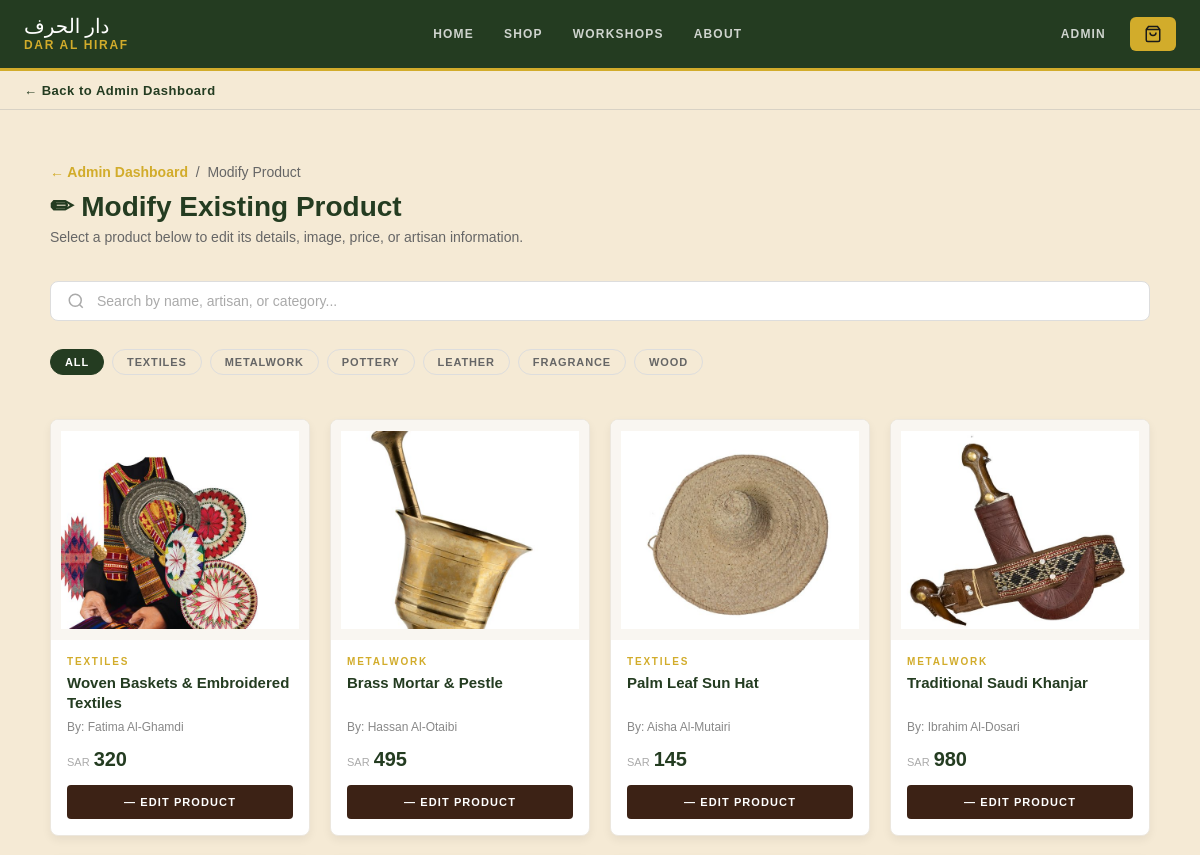
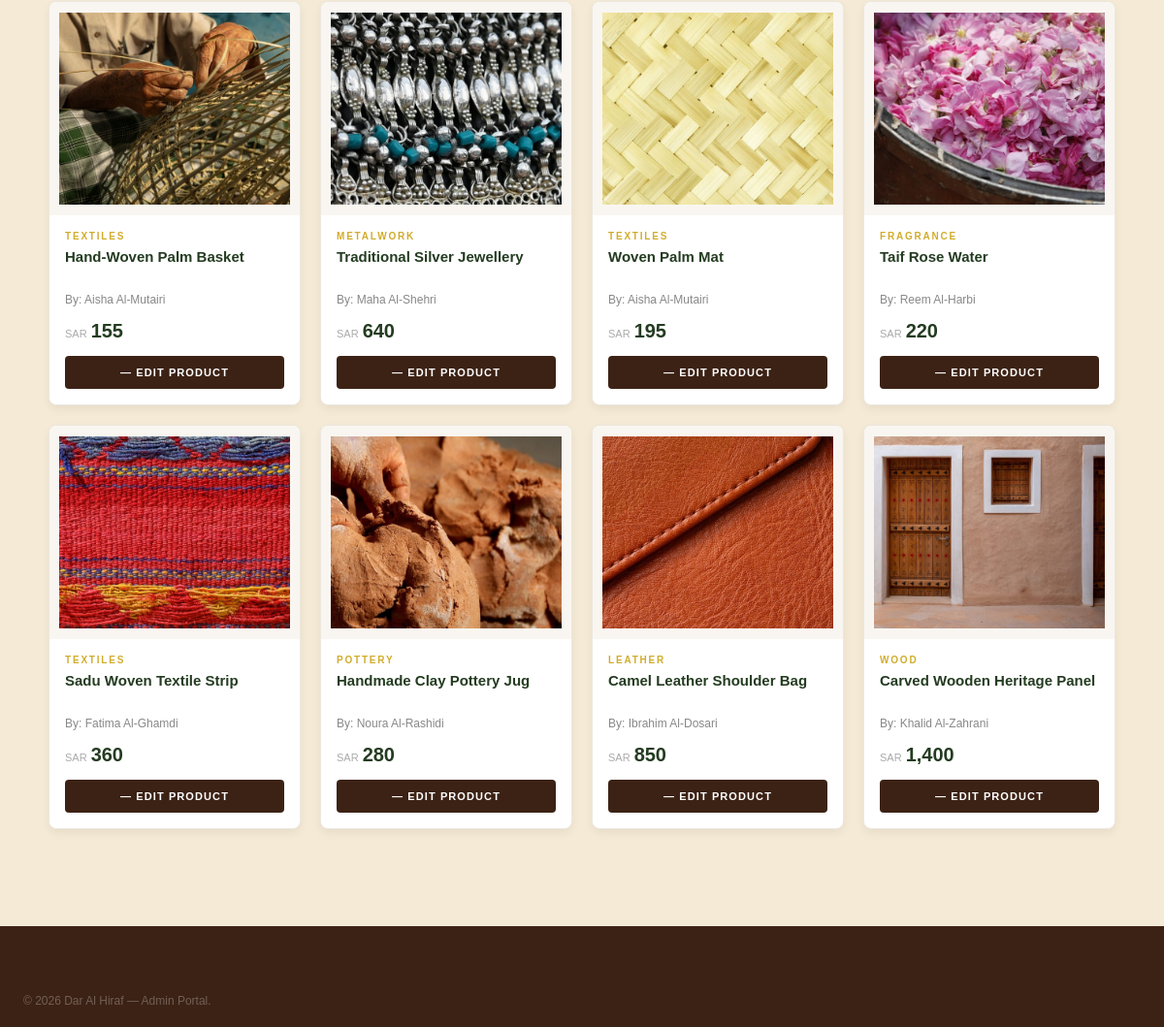
Screenshot of /admin-modify-product.php (signed in) with the database file from the repository (2 pictures, top to bottom).
### tables this page shows
CREATE TABLE products (
    pid          INT PRIMARY KEY AUTO_INCREMENT,
    name         VARCHAR(255) NOT NULL,
    category     VARCHAR(100) NOT NULL,
    description  TEXT,
    material     VARCHAR(255),
    price        DECIMAL(10,2) NOT NULL,
    artisan      VARCHAR(255) NOT NULL,
    image        VARCHAR(500) NOT NULL,
    quantity     INT DEFAULT NULL,
    location     VARCHAR(255),
    duration     VARCHAR(50),
    sessions     TEXT,
    seats        INT DEFAULT NULL,
    admin_id     INT,
    FOREIGN KEY (admin_id) REFERENCES admins(admin_id) ON DELETE SET NULL
);

### admin-modify-product.php (the view, shortened to what this page needs)
<?php
require 'db.php';
$products = $pdo->query("SELECT * FROM products WHERE category != 'Workshop' ORDER BY pid ASC")->fetchAll();
?>
<!DOCTYPE html>
<html lang="en">
<head>
  <link rel="stylesheet" href="style.css" />
</head>
<body>
<nav class="navbar" aria-label="Main navigation">
  <div class="navbar-inner">
    <a href="index.php" class="navbar-logo">
      <span class="logo-ar" lang="ar">دار الحرف</span>
      <span class="logo-en">Dar Al Hiraf</span>
    </a>
    <div class="navbar-nav">
      <a href="index.php">Home</a>
      <a href="shop.php">Shop</a>
      <a href="workshops.php">Workshops</a>
      <a href="about.html">About</a>
    </div>
    <div class="navbar-right">
      <a id="adminNavLink" href="admin-dashboard.php" class="navbar-admin-link">Admin</a>
      <a href="checkout.php" class="navbar-cart-btn" id="cartBtn" aria-label="View cart">
        <svg viewBox="0 0 24 24" aria-hidden="true" width="18" height="18" stroke="#1a1a1a" fill="none" stroke-width="2"><path d="M6 2L3 6v14a2 2 0 002 2h14a2 2 0 002-2V6l-3-4z"/><line x1="3" y1="6" x2="21" y2="6"/><path d="M16 10a4 4 0 01-8 0"/></svg>
      </a>
    </div>
  </div>
</nav>
<div class="back-bar">
  <div class="container">
    <a href="admin-dashboard.php" class="back-link">&#8592; Back to Admin Dashboard</a>
  </div>
</div>
<div class="admin-page">
  <div class="admin-container">
    <div class="admin-page-header">
      <p class="admin-breadcrumb">
        <a href="admin-dashboard.php">&#x2190; Admin Dashboard</a> &nbsp;/&nbsp; Modify Product
      </p>
      <h1>&#x270F; Modify Existing Product</h1>
      <p>Select a product below to edit its details, image, price, or artisan information.</p>
    </div>
    <div class="admin-search-bar">
      <svg viewBox="0 0 24 24"><circle cx="11" cy="11" r="8"/><line x1="21" y1="21" x2="16.65" y2="16.65"/></svg>
      <input type="text" id="productSearch" placeholder="Search by name, artisan, or category..." oninput="filterProducts()" aria-label="Search products" />
    </div>
    <div class="admin-filter-btns">
      <button class="admin-filter-btn active" onclick="filterByCategory('all',this)">All</button>
      <button class="admin-filter-btn" onclick="filterByCategory('Textiles',this)">Textiles</button>
      <button class="admin-filter-btn" onclick="filterByCategory('Metalwork',this)">Metalwork</button>
      <button class="admin-filter-btn" onclick="filterByCategory('Pottery',this)">Pottery</button>
      <button class="admin-filter-btn" onclick="filterByCategory('Leather',this)">Leather</button>
      <button class="admin-filter-btn" onclick="filterByCategory('Fragrance',this)">Fragrance</button>
      <button class="admin-filter-btn" onclick="filterByCategory('Wood',this)">Wood</button>
    </div>
    <div class="product-grid" id="productsGrid">
      <?php foreach ($products as $p): ?>
      <div class="product-card"
           id="card-<?php echo $p['pid']; ?>"
           data-search="<?php echo strtolower(htmlspecialchars($p['name'] . ' ' . $p['artisan'] . ' ' . $p['category'])); ?>"
           data-category="<?php echo htmlspecialchars($p['category']); ?>">
        <div class="image-container">
          <img src="<?php echo htmlspecialchars($p['image']); ?>" alt="<?php echo htmlspecialchars($p['name']); ?>">
        </div>
        <div class="product-info">
          <p class="category"><?php echo strtoupper(htmlspecialchars($p['category'])); ?></p>
          <h3 class="product-title"><?php echo htmlspecialchars($p['name']); ?></h3>
          <p class="author">By: <?php echo htmlspecialchars($p['artisan']); ?></p>
          <div class="price-row">
            <span class="currency">SAR</span>
            <span class="price"><?php echo number_format($p['price'], 0); ?></span>
          </div>
          <button class="edit-btn" onclick="openEdit(
  <?php echo htmlspecialchars(json_encode($p['pid']), ENT_QUOTES, 'UTF-8'); ?>,
  <?php echo htmlspecialchars(json_encode($p['name']), ENT_QUOTES, 'UTF-8'); ?>,
  <?php echo htmlspecialchars(json_encode($p['artisan']), ENT_QUOTES, 'UTF-8'); ?>,
  <?php echo htmlspecialchars(json_encode($p['material'] ?? ''), ENT_QUOTES, 'UTF-8'); ?>,
  <?php echo htmlspecialchars(json_encode((string)$p['price']), ENT_QUOTES, 'UTF-8'); ?>,
  <?php echo htmlspecialchars(json_encode($p['category']), ENT_QUOTES, 'UTF-8'); ?>,
  <?php echo htmlspecialchars(json_encode($p['image']), ENT_QUOTES, 'UTF-8'); ?>,
  <?php echo htmlspecialchars(json_encode($p['description'] ?? ''), ENT_QUOTES, 'UTF-8'); ?>,
  <?php echo htmlspecialchars(json_encode((int)($p['quantity'] ?? 0)), ENT_QUOTES, 'UTF-8'); ?>
)">— EDIT PRODUCT</button>
        </div>
      </div>
      <?php endforeach; ?>
    </div>
  </div>
</div>
<footer class="footer">
  <div class="container">
    <div class="footer-bottom" style="text-align:center;padding:20px 0;">
      <p>&copy; 2026 Dar Al Hiraf &mdash; Admin Portal.</p>
    </div>
  </div>
</footer>
</body>
</html>

### rows the page displays
products: image (picture), category "TEXTILES", name "Woven Baskets & Embroidered Textiles", artisan "Fatima Al-Ghamdi", price "320"
products: image (picture), category "METALWORK", name "Brass Mortar & Pestle", artisan "Hassan Al-Otaibi", price "495"
products: image (picture), category "TEXTILES", name "Palm Leaf Sun Hat", artisan "Aisha Al-Mutairi", price "145"
products: image (picture), category "METALWORK", name "Traditional Saudi Khanjar", artisan "Ibrahim Al-Dosari", price "980"
products: image (picture), category "TEXTILES", name "Hand-Woven Palm Basket", artisan "Aisha Al-Mutairi", price "155"
products: image (picture), category "METALWORK", name "Traditional Silver Jewellery", artisan "Maha Al-Shehri", price "640"
products: image (picture), category "TEXTILES", name "Woven Palm Mat", artisan "Aisha Al-Mutairi", price "195"
products: image (picture), category "FRAGRANCE", name "Taif Rose Water", artisan "Reem Al-Harbi", price "220"
products: image (picture), category "TEXTILES", name "Sadu Woven Textile Strip", artisan "Fatima Al-Ghamdi", price "360"
products: image (picture), category "POTTERY", name "Handmade Clay Pottery Jug", artisan "Noura Al-Rashidi", price "280"
products: image (picture), category "LEATHER", name "Camel Leather Shoulder Bag", artisan "Ibrahim Al-Dosari", price "850"
products: image (picture), category "WOOD", name "Carved Wooden Heritage Panel", artisan "Khalid Al-Zahrani", price "1,400"
